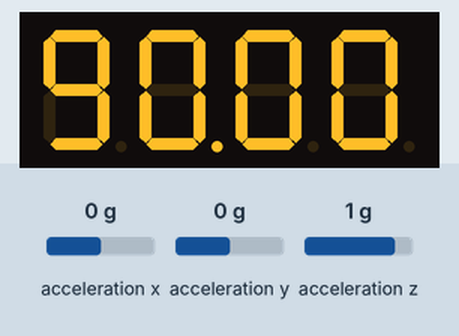
Simulated run of this sketch. Board: Arduino Uno, built with avr-gcc and run on an emulated ATmega328P. On the bench: 4-digit seven-segment display. Wiring (inferred from the names in the program): ADXL345 accelerometer at I2C address 0x1D. The inputs (shaded band) are chosen by the test bench; at power-on: acceleration z 1 g, acceleration y 0 g, acceleration x 0 g.

Above: at 1.2 s.
1.3 s: acceleration z set to -1.4 g
At 2.1 s:
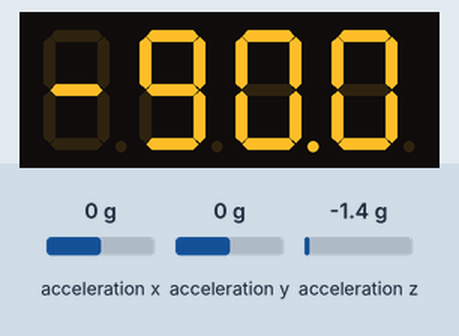
3.0 s: acceleration y set to -1.4 g
At 4.5 s:
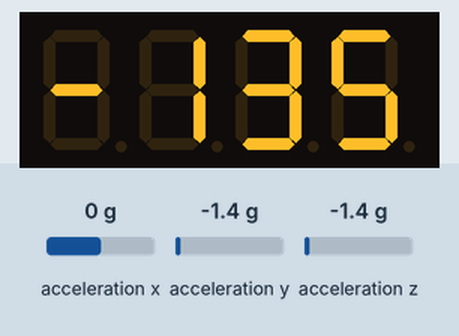
4.8 s: acceleration y set to -0.8 g
At 6.2 s:
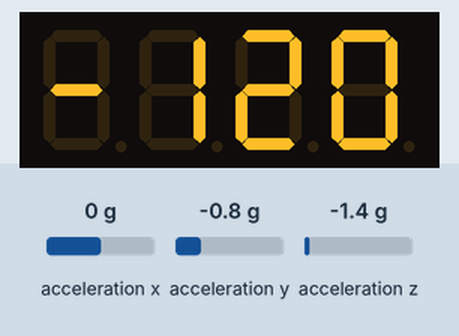
6.5 s: acceleration z set to -0.8 g
At 6.69 s:
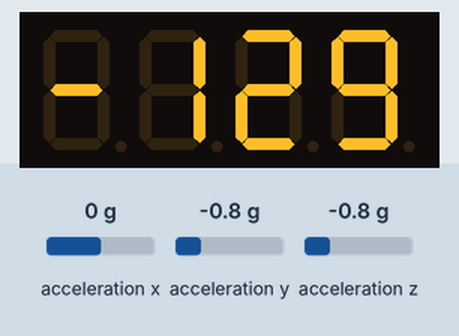
Timing chart, 0 to 9.2 s (numbered marks = the images above; inputs shaded):
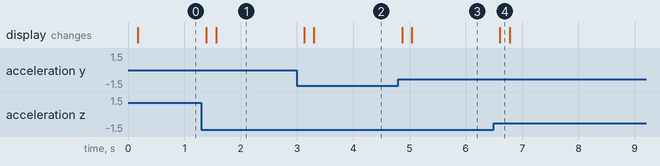

Measured:
- after the input at 1.3 s, the display: first changes after 0.09 s (image 1 shows a later state)
- after the input at 3.0 s, the display: first changes after 0.13 s (image 2 shows a later state)
- after the input at 4.8 s, the display: first changes after 0.07 s (image 3 shows a later state)
- after the input at 6.5 s, the display: changes after 0.11 s (image 4)

The sketch:

ADXL345_r_7seg_w.ino
```cpp
// Wire Master Reader

// Reads data from an I2C/TWI ADXL345
// Refer to the "Wire Slave Sender" example for use with this

// Created 09 March 2013 by Steven Wart (steve@wart.ca)
//

#include <Wire.h>
#include <math.h>

#include "Adafruit_LEDBackpack.h"
#include "Adafruit_GFX.h"

#define X0 0x32
#define X1 0x33
#define Y0 0x34
#define Y1 0x35
#define Z0 0x36
#define Z1 0x37

Adafruit_7segment matrix = Adafruit_7segment();

void setup()
{
  Wire.begin();        // join i2c bus (address optional for master)

  // Activate the 7-segment i2c
  matrix.begin(0x70);

  //Turning on the ADXL345
  Wire.beginTransmission(0x1D); // transmit to ADXL345
  Wire.write(0x2D);              // POWER_CTL
  Wire.write(0x09);              // measurement mode, 4hz wakeup
  Wire.endTransmission();       // stop transmitting
}

int num_samples = 10;    // take the average of multiple samples

void loop()
{
  float sum = 0.0f;

  for (int i=0; i < num_samples; i++)
  {
    float z = getZ();  // +z is up from the top of the pcb
    float y = getY();  // +y is lengthwise to the right

    float angle = atan2(z, y) * 180.0f / M_PI;  // angle will be between -360 and 360 degrees
    sum += angle;
    delay(15);
  }

  float average = round(sum / num_samples);
  matrix.printFloat(average);
  matrix.writeDisplay();
}

byte requestByte(char dir)
{
  Wire.beginTransmission(0x1D); // transmit to ADXL345
  Wire.write(dir);
  Wire.endTransmission(); // stop transmitting
  Wire.requestFrom(0x1D, 1); // request 1 byte from ADXL345
  while(Wire.available())
  {
    return(Wire.read()); //
  }
}

int getX()
{
  int val = requestByte(X0);
  val += requestByte(X1) << 8;
  return val;
}

int getY()
{
  int val = requestByte(Y0);
  val += requestByte(Y1) << 8;
  return val;
}

int getZ()
{
  int val = requestByte(Z0);
  val += requestByte(Z1) << 8;
  return val;
}
```
